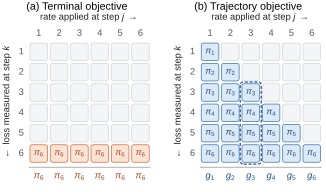

Recreate this plot in Python.
"""
Fig. 2: Credit assignment of the state-based gradient (Sec. IV-C).

Cell (k, j): contribution of the rate applied at step j to the loss measured
at step k,  w_k * pi_k^T  for j <= k, zero for j > k   (Eqs. (22)-(25)).
  (a) Terminal objective   : only row M is filled; every column receives pi_M.
  (b) Trajectory objective : full lower triangle; column sums are the
                             costates g_j = Delta_lambda * sum_{k>=j} pi_k.

IEEE single column (3.5 in), Arial. Outputs: fig_credit_assignment.pdf / .svg
"""
import matplotlib as mpl
import matplotlib.pyplot as plt
from matplotlib import font_manager
from matplotlib.patches import FancyBboxPatch

M = 6  # homotopy steps shown

# ---------------------------------------------------------------- style
_avail = {f.name for f in font_manager.fontManager.ttflist}
FONT = "Arial" if "Arial" in _avail else "Liberation Sans"  # metric-compatible fallback
mpl.rcParams.update({
    "font.family": "sans-serif",
    "font.sans-serif": [FONT, "Arial", "Helvetica", "DejaVu Sans"],
    "mathtext.fontset": "custom",
    "mathtext.rm": FONT, "mathtext.it": f"{FONT}:italic", "mathtext.bf": f"{FONT}:bold",
    "font.size": 8,
    "pdf.fonttype": 42,        # embed TrueType (IEEE PDF eXpress)
    "svg.fonttype": "none",    # keep text editable in Illustrator
})

FS_TITLE, FS_AXIS, FS_IDX, FS_CELL, FS_SUM = 8, 7, 7, 6.5, 7

C_EMPTY_FC, C_EMPTY_EC = "#F4F5F7", "#D5D8DD"
C_TERM_FC, C_TERM_EC, C_TERM_TX = "#FBE3D6", "#D9774B", "#A2451C"   # terminal
C_TRAJ_FC, C_TRAJ_EC, C_TRAJ_TX = "#DCE9F6", "#4A7FB5", "#1F4E86"   # trajectory
C_TEXT, C_IDX = "#222222", "#555555"

CELL, GAP = 1.0, 0.16          # grid units
PITCH = CELL + GAP


def cell_xy(k, j):
    """Lower-left corner of cell (row k, column j); k = 1 at the top."""
    return (j - 1) * PITCH, (M - k) * PITCH


def draw_cell(ax, k, j, fc, ec, label=None, tc=C_TEXT, lw=0.6):
    x, y = cell_xy(k, j)
    ax.add_patch(FancyBboxPatch((x, y), CELL, CELL,
                                boxstyle="round,pad=0,rounding_size=0.14",
                                fc=fc, ec=ec, lw=lw))
    if label:
        ax.text(x + CELL / 2, y + CELL / 2, label, ha="center", va="center",
                fontsize=FS_CELL, color=tc)


def draw_grid(ax, objective):
    W = M * PITCH - GAP
    for k in range(1, M + 1):
        for j in range(1, M + 1):
            if objective == "terminal" and k == M:
                draw_cell(ax, k, j, C_TERM_FC, C_TERM_EC, rf"$\pi_{M}$", C_TERM_TX)
            elif objective == "trajectory" and j <= k:
                draw_cell(ax, k, j, C_TRAJ_FC, C_TRAJ_EC, rf"$\pi_{k}$", C_TRAJ_TX)
            else:
                draw_cell(ax, k, j, C_EMPTY_FC, C_EMPTY_EC)

    # indices
    for i in range(1, M + 1):
        x, y = cell_xy(i, 1)
        ax.text(-0.35, y + CELL / 2, f"{i}", ha="right", va="center",
                fontsize=FS_IDX, color=C_IDX)
        x, _ = cell_xy(1, i)
        ax.text(x + CELL / 2, W + 0.3, f"{i}", ha="center", va="bottom",
                fontsize=FS_IDX, color=C_IDX)

    # axis labels
    ax.text(W / 2, W + 1.15, r"rate applied at step $j$ $\rightarrow$",
            ha="center", va="bottom", fontsize=FS_AXIS, color=C_TEXT)
    ax.text(-1.25, W / 2, r"$\leftarrow$ loss measured at step $k$",
            ha="center", va="center", rotation=90, fontsize=FS_AXIS, color=C_TEXT)

    # column sums
    ax.plot([-0.05, W + 0.05], [-0.28, -0.28], color="#888888", lw=0.5)
    for j in range(1, M + 1):
        x, _ = cell_xy(M, j)
        if objective == "terminal":
            s, c = rf"$\pi_{M}$", C_TERM_TX
        else:
            s, c = rf"$g_{j}$", C_TRAJ_TX
        ax.text(x + CELL / 2, -0.55, s, ha="center", va="top",
                fontsize=FS_SUM, color=c, fontweight="bold")

    # highlight one column sum in (b): g_3 = Δλ (π3 + π4 + π5 + π6)
    if objective == "trajectory":
        jh = 3
        x, y_bot = cell_xy(M, jh)
        _, y_top = cell_xy(jh, jh)
        ax.add_patch(FancyBboxPatch((x - 0.1, y_bot - 0.1), CELL + 0.2,
                                    y_top - y_bot + CELL + 0.2,
                                    boxstyle="round,pad=0,rounding_size=0.2",
                                    fc="none", ec=C_TRAJ_TX, lw=0.9, ls=(0, (2.5, 1.5))))

    ax.set_xlim(-1.6, W + 0.15)
    ax.set_ylim(-1.55, W + 1.75)
    ax.set_aspect("equal")
    ax.axis("off")


def main():
    fig, axes = plt.subplots(1, 2, figsize=(3.5, 2.05))
    fig.subplots_adjust(left=0.0, right=1.0, bottom=0.0, top=0.9, wspace=0.04)

    draw_grid(axes[0], "terminal")
    draw_grid(axes[1], "trajectory")
    axes[0].set_title("(a) Terminal objective", fontsize=FS_TITLE, pad=2)
    axes[1].set_title("(b) Trajectory objective", fontsize=FS_TITLE, pad=2)

    for ext in ("pdf", "svg"):
        fig.savefig(f"fig_credit_assignment.{ext}", bbox_inches="tight",
                    pad_inches=0.02)
    if FONT != "Arial":  # make the editable SVG text request Arial explicitly
        s = open("fig_credit_assignment.svg").read().replace(f"'{FONT}'", "'Arial'")
        open("fig_credit_assignment.svg", "w").write(s)
    fig.savefig("fig_credit_assignment_preview.png", dpi=400,
                bbox_inches="tight", pad_inches=0.02)


if __name__ == "__main__":
    main()
